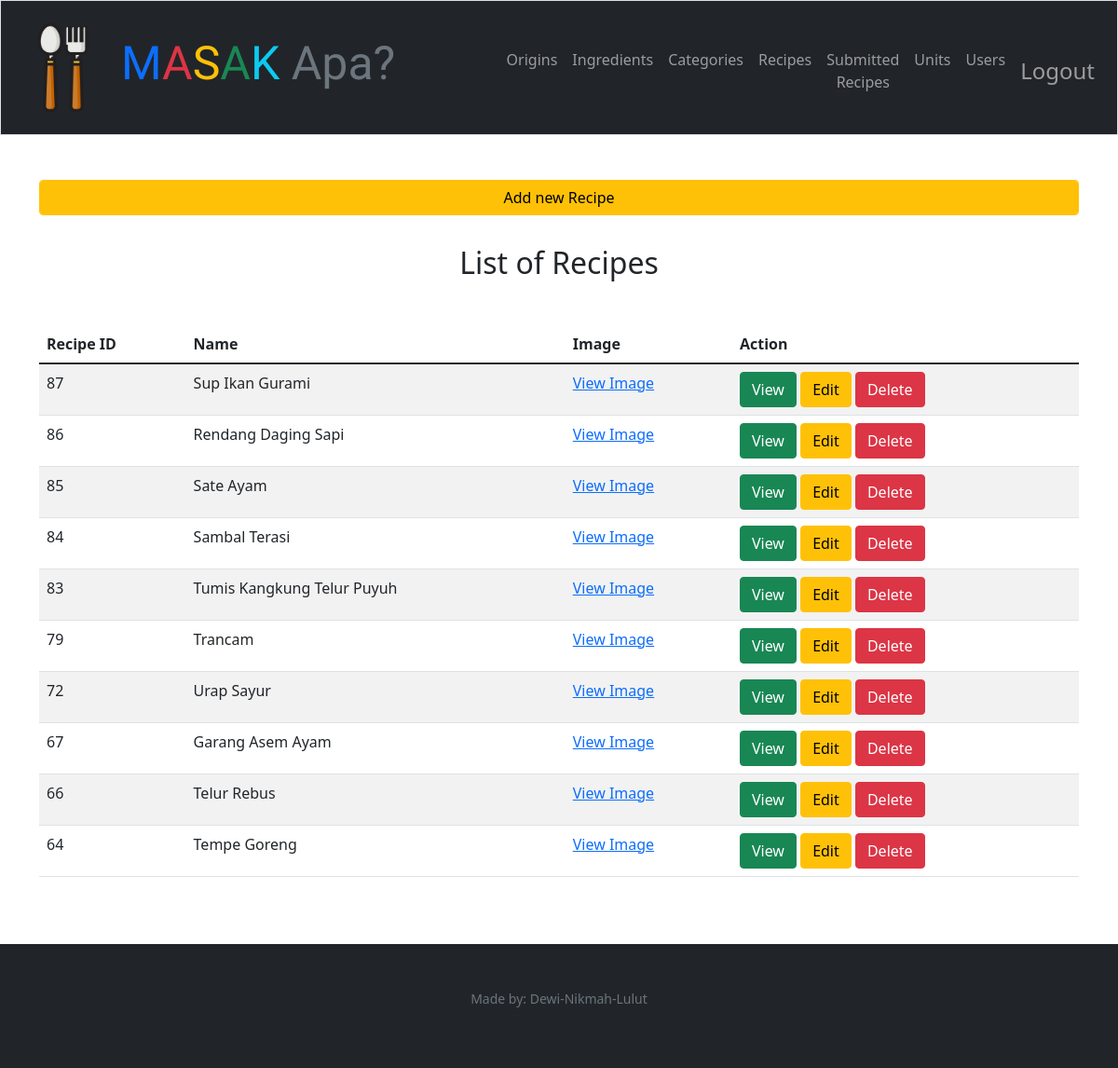
/admin/recipes (signed in), run on an earlier commit of the app's database.
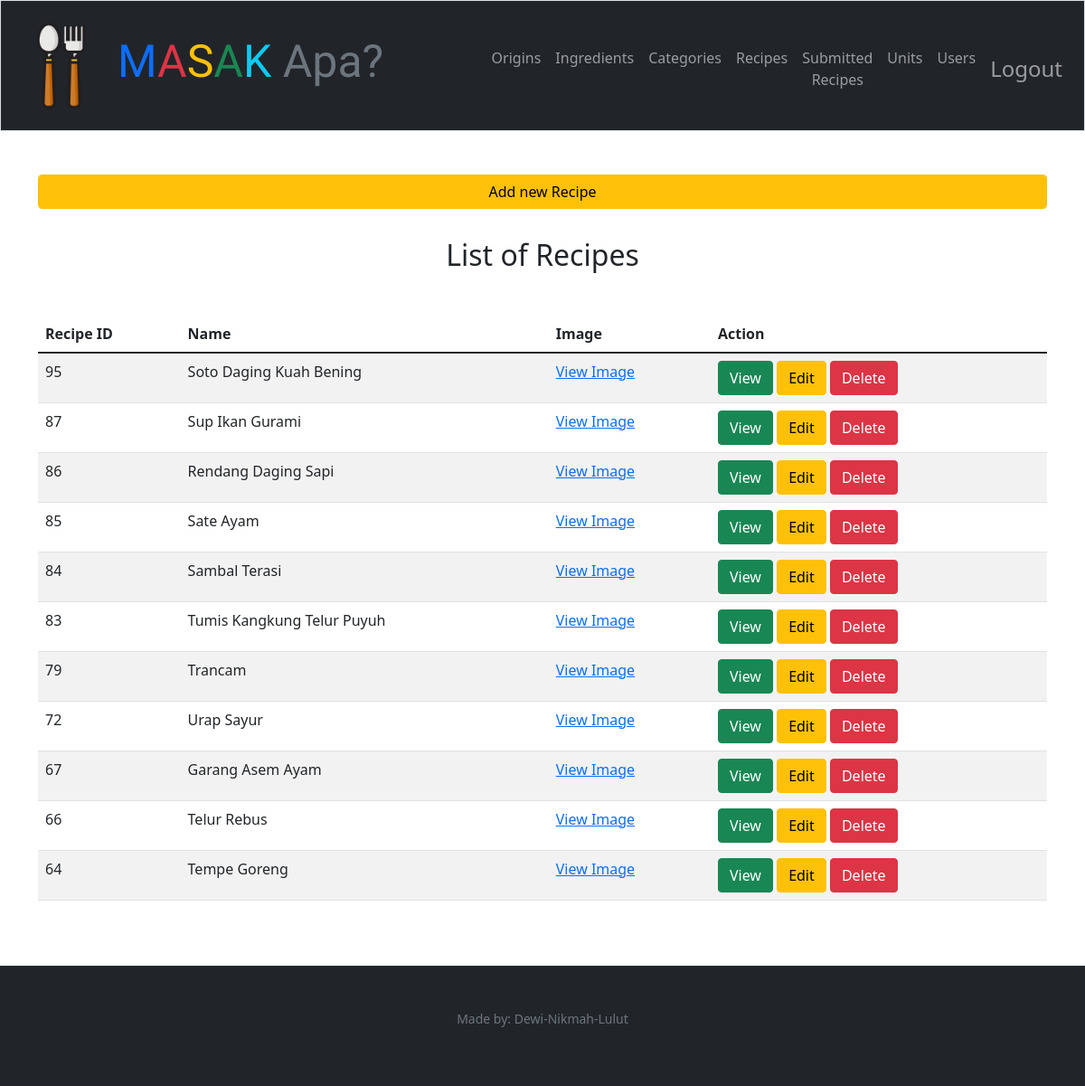
And on a later commit of the database.
### tables this page shows
CREATE TABLE "recipes" (
	"id"	integer NOT NULL,
	"name"	TEXT NOT NULL,
	"origin_id"	integer NOT NULL,
	"image"	varchar,
	"created_at"	datetime DEFAULT CURRENT_TIMESTAMP,
	"updated_at"	datetime DEFAULT CURRENT_TIMESTAMP,
	"description"	TEXT,
	"img_src"	TEXT,
	"recipe_src"	TEXT,
	PRIMARY KEY("id" AUTOINCREMENT),
	FOREIGN KEY("origin_id") REFERENCES "origins"("id") on delete cascade on update cascade
);

### app.py (the view)
@app.route("/admin/recipes", methods=["GET"])
@login_admin_required
def show_recipes_admin():
    if request.method == 'GET':
        recipes = db.execute("select recipes.id, recipes.name as recipe_name, recipes.image, recipes.description, recipe_ingredients.qty, instructions.instructions, units.name as unit_name from recipes inner join recipe_ingredients on recipes.id = recipe_ingredients.recipe_id inner join ingredients on recipe_ingredients.ingredients_id = ingredients.id inner join units on recipe_ingredients.unit_id = units.id inner join instructions on recipes.id = instructions.recipe_id group by recipes.id order by recipes.created_at desc")
        return render_template("/admin/show_recipes_admin.html", recipes = recipes)

### app.py (called while the page is built)
@app.after_request
def after_request(response):
    response.headers["Cache-Control"] = "no-cache, no-store, must-revalidate"
    response.headers["Expires"] = 0
    response.headers["Pragma"] = "no-cache"
    return response

### helpers.py (called while the page is built)
def login_admin_required(f):
    @wraps(f)
    def decorated_function(*args, **kwargs):
        if session.get("role") != 'admin':
            return redirect("/login")
        return f(*args, **kwargs)
    return decorated_function

### templates/admin/show_recipes_admin.html (shortened to what this page needs)
{% extends "layout_admin.html" %} {% block title %} Add Recipe {% endblock %} {%
block main %}
<div class="container-lg mb-4">
  <div class="row">
    <div>
      <a href="/admin/recipe/add/" class="btn btn-warning form-control mb-3"
        >Add new Recipe</a
      >
    </div>
  </div>
  <h2 class="text-center mt-3">List of Recipes</h2>
  <table class="table table-striped table-hover">
    <thead>
      <tr>
        <th>Recipe ID</th>
        <th>Name</th>
        <th>Image</th>
        <th>Action</th>
      </tr>
    </thead>
    <tbody>
      {% for recipe in recipes %}
      <tr>
        <td>{{ recipe["id"] }}</td>
        <td>{{ recipe["recipe_name"] }}</td>
        <td>
          <a href="/static/uploads/{{ recipe['image'] }}">View Image</a>
        </td>
        <td>
          <a
            href="/admin/recipe/show/{{ recipe['id'] }}"
            class="btn btn-success"
            >View</a
          >
          <a
            href="/admin/recipe/{{ recipe['id'] }}/edit"
            class="btn btn-warning"
            >Edit</a
          >
          <a
            href="/admin/recipe/{{ recipe['id'] }}/delete"
            onclick="return confirm('Are you sure you want to delete this item?');"
            class="btn btn-danger"
            >Delete</a
          >
        </td>
      </tr>
      {% endfor %}
    </tbody>
  </table>
</div>
{% endblock %}

What changed in the data, as far as the page shows it:
added recipes: id "95", recipe_name "Soto Daging Kuah Bening"
